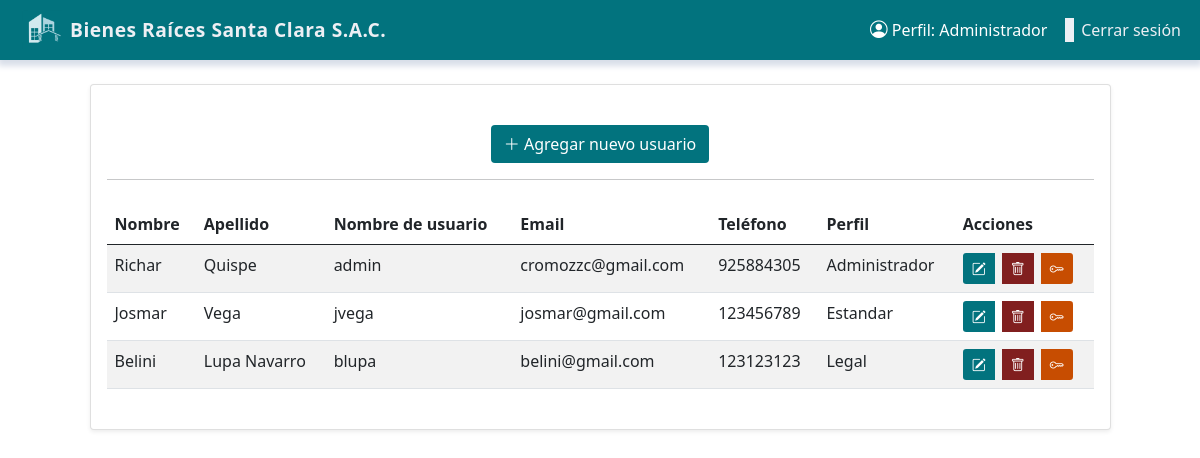
Screenshot of /lista_usuarios/ (signed in) with the database file from the repository.
### partidas_planos/models.py (models this page shows, shortened)
class User(AbstractBaseUser, PermissionsMixin):
    ESTANDAR = 1
    LEGAL = 2
    ADMINISTRADOR = 3
    ROLE_CHOICE = (
        (ESTANDAR, 'Estandar'),
        (LEGAL, 'Legal'),
        (ADMINISTRADOR, 'Administrador'),
    )
    first_name = models.CharField(max_length=50)
    last_name = models.CharField(max_length=50)
    username = models.CharField(max_length=50, unique=True)
    email = models.EmailField(max_length=100, unique=True)
    phone_number = models.CharField(max_length=12, blank=True)
    role = models.PositiveSmallIntegerField(choices=ROLE_CHOICE, blank=True, null=True)
    date_joined = models.DateTimeField(auto_now_add=True)
    last_login = models.DateTimeField(auto_now_add=True)
    created_date = models.DateTimeField(auto_now_add=True)
    modified_date = models.DateTimeField(auto_now=True)
    is_admin = models.BooleanField(default=False)
    is_staff = models.BooleanField(default=False)
    is_active = models.BooleanField(default=True)
    is_superadmin = models.BooleanField(default=False)
    USERNAME_FIELD = 'username'
    REQUIRED_FIELDS = ['email', 'first_name', 'last_name']
    objects = UserManager()

### principal/views.py (the view)
# urls.py: path('lista_usuarios/', views.lista_usuarios, name='lista_usuarios'),
@login_required
def lista_usuarios(request):
    usuarios = User.objects.all()
    if request.method == 'POST':
        form = UserForm(request.POST)
        if form.is_valid():
            usuario = form.save(commit=False)
            usuario.set_password(form.cleaned_data['password'])  # Hashea la contraseña
            usuario.save()
            messages.success(request, "Usuario creado correctamente.")
            return redirect('lista_usuarios')
    else:
        form = UserForm()
    return render(request, 'administrador/home.html', {
        'usuarios': usuarios,
        'form': form,
    })

### templates/administrador/home.html (shortened to what this page needs)
{% extends "base.html" %}
{% block body %}
<div class="container mt-4" style="max-width: 95%;">
    <div class="row justify-content-center">
        <div class="col-12 col-lg-11">
            <div class="card shadow-sm">
                <div class="card-body">
                    <center>
                        <button type="button" class="btn text-white mt-4" style="background-color: #02737e;"
                            data-bs-toggle="modal" data-bs-target="#userModal">
                            <i class="bi bi-plus-lg"></i> Agregar nuevo usuario
                        </button>
                    </center>
                    <hr>
                    <div class="table-responsive py-2">
                        <table class="table table-striped" id="usersTable">
                            <thead>
                                <tr>
                                    <th>Nombre</th>
                                    <th>Apellido</th>
                                    <th>Nombre de usuario</th>
                                    <th>Email</th>
                                    <th>Teléfono</th>
                                    <th>Perfil</th>
                                    <th>Acciones</th>
                                </tr>
                            </thead>
                            <tbody>
                                {% for user in usuarios %}
                                <tr>
                                    <td>{{ user.first_name }}</td>
                                    <td>{{ user.last_name }}</td>
                                    <td>{{ user.username }}</td>
                                    <td>{{ user.email }}</td>
                                    <td>{{ user.phone_number }}</td>
                                    <td>
                                        {% if user.role == 1 %}Estandar
                                        {% elif user.role == 2 %}Legal
                                        {% elif user.role == 3 %}Administrador
                                        {% endif %}
                                    </td>
                                    <td>
                                        <div class="btn-group" role="group">
                                            <button type="button" class="btn btn-sm text-white me-2 btn-editar"
                                                style="background-color: #02737e;" data-bs-toggle="modal"
                                                data-bs-target="#editUserModal" data-id="{{ user.id }}"
                                                data-first_name="{{ user.first_name }}"
                                                data-last_name="{{ user.last_name }}"
                                                data-username="{{ user.username }}" data-email="{{ user.email }}"
                                                data-phone_number="{{ user.phone_number }}" data-role="{{ user.role }}">
                                                <i class="bi bi-pencil-square"></i>
                                            </button>
                                            <a href="{% url 'eliminar_usuario' user.id %}"
                                                class="btn btn-sm text-white btnEliminar me-2"
                                                style="background-color: #811f1f;">
                                                <i class="bi bi-trash"></i>
                                            </a>
                                            <button type="button" class="btn btn-sm text-white btn-password"
                                                style="background-color: #c74d01;" data-bs-toggle="modal"
                                                data-bs-target="#passwordModal" data-id="{{ user.id }}">
                                                <i class="bi bi-key"></i>
                                            </button>
                                        </div>
                                    </td>
                                </tr>
                                {% endfor %}
                            </tbody>
                        </table>
                    </div>
                </div>
            </div>
        </div>
    </div>
</div>
{% endblock %}

### templates/base.html (shortened to what this page needs)
{% load static %}
<!DOCTYPE html>
<html lang="es">
<head>
    <link href="https://cdn.jsdelivr.net/npm/bootstrap@5.0.2/dist/css/bootstrap.min.css" rel="stylesheet"
>
    <link href="https://cdn.jsdelivr.net/npm/bootstrap-icons@1.10.5/font/bootstrap-icons.css" rel="stylesheet">
</head>
<body>
    <nav class="navbar navbar-expand-lg navbar-dark"
        style="background-color: #02737e; padding-top: 5px; padding-bottom: 5px;">
        <div class="container-fluid">
            <a class="navbar-brand d-flex align-items-center" style="margin-left: 10px;" href="{% url 'home' %}">
                <img src="{% static 'logo/logotipo_empresa.png' %}" alt="Logo" style="height: 40px; width: auto;"
                    class="d-inline-block align-text-top me-2">
                <span style="font-weight: bold; font-size: 1.2rem;">Bienes Raíces Santa Clara S.A.C.</span>
            </a>
            <div class="collapse navbar-collapse justify-content-end" id="navbarContent">
                <ul class="navbar-nav mb-2 mb-lg-0">
                    {% if user.is_authenticated %}
                    <li class="nav-item d-flex align-items-center">
                        <span class="nav-link text-white d-flex align-items-center" style="margin-right: 10px;">
                            <i class="bi bi-person-circle" style="font-size: 1.1rem; line-height: 1;"></i>&nbsp;Perfil:
                            {{ user.get_role_display }}
                        </span>
                        <div style="background-color: #edeff4; color: #edeff4;">
                        </div>
                        <form action="{% url 'logout' %}" method="post">
                            <button type="submit"
                                style="color: #edeff4; background-color: #02737e; border: 1px solid #02737e;"
                                onmouseover="this.style.textDecoration='underline';"
                                onmouseout="this.style.textDecoration='none';">
                                Cerrar sesión</button>
                        </form>
                    </li>
                    {% endif %}
                </ul>
            </div>
        </div>
    </nav>
    {% block body %}
    {% endblock %}
</body>
</html>

### templates/base.html (style rules this page uses)
.navbar { box-shadow: 0 4px 6px 2px #d8dee9; }
.navbar-brand span { font-weight: 600; font-size: 1.1rem; letter-spacing: 0.5px; color: #edeff4; ; transition: color 0.3s; }

### rows the page displays
User: role "Administrador", first_name "Richar", last_name "Quispe", username "admin", email "cromozzc@gmail.com", phone_number "925884305"
User: first_name "Josmar", last_name "Vega", username "jvega", email "josmar@gmail.com", phone_number "123456789", role "Estandar"
User: first_name "Belini", last_name "Lupa Navarro", username "blupa", email "belini@gmail.com", phone_number "123123123", role "Legal"
